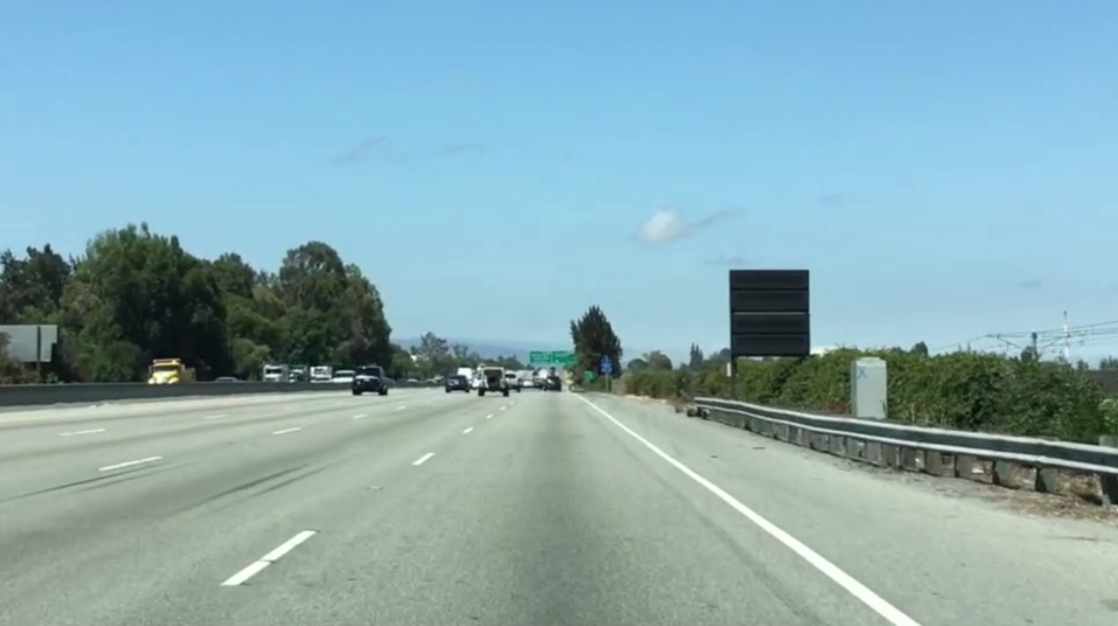
#> input picture autonomous_driving/Basic-LaneLines-detection/lane_detection_image/test.png, 1118 x 626 px
$ python lane_selection.py
#> lines starting #> are read from the running program, lines starting #| are printed output that depends on the picture; after the words box and inside, x2 and y2 are one past the last pixel; in counts of white or black regions, pixels touching at a corner belong together
import matplotlib.pyplot as plt
import matplotlib.image as mpimg
import numpy as np

# Read in the image
image = mpimg.imread('test.png')
#> image is the input picture: shape (626, 1118, 4) float32; mean R, G, B, A 0.534, 0.669, 0.698, 1
image = image[:,:,:-1]
#> image: shape (626, 1118, 3) float32
#print(image.shape)

ysize = image.shape[0]
#> ysize = 626
xsize = image.shape[1]
#> xsize = 1118
color_select= np.copy(image)
line_image = np.copy(image)
region_select = np.copy(image)

# Define our color criteria
red_threshold = 200/255
green_threshold = 200/255
blue_threshold = 200/255
rgb_threshold = [red_threshold, green_threshold, blue_threshold]

# Define a triangle region of interest
left_bottom = [150, 628]
right_bottom = [1000, 628]
apex = [600, 300]
# left_bottom = [0, 539]
# right_bottom = [900, 539]
# apex = [475, 320]

fit_left = np.polyfit((left_bottom[0], apex[0]), (left_bottom[1], apex[1]), 1)
fit_right = np.polyfit((right_bottom[0], apex[0]), (right_bottom[1], apex[1]), 1)
fit_bottom = np.polyfit((left_bottom[0], right_bottom[0]), (left_bottom[1], right_bottom[1]), 1)

# Mask pixels below the threshold
color_thresholds = (image[:,:,0] < rgb_threshold[0]) | \
                    (image[:,:,1] < rgb_threshold[1]) | \
                    (image[:,:,2] < rgb_threshold[2])
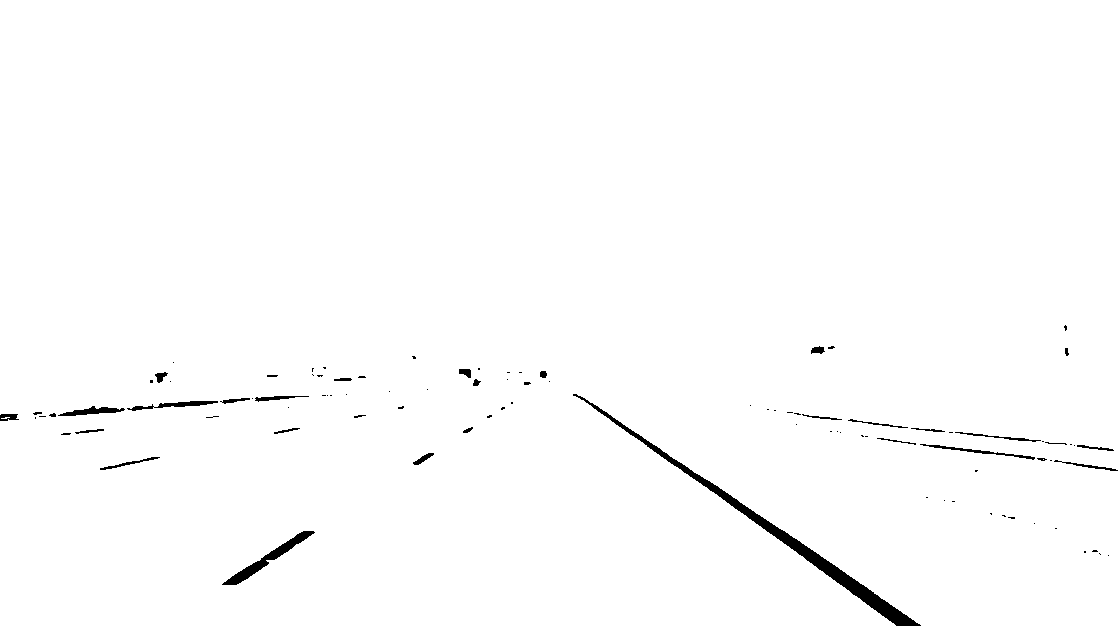
#> color_thresholds: shape (626, 1118) bool; 99% white; 95 black regions (63 under 20 px), largest, box (x1, y1, x2, y2) and area: (573, 394, 921, 626) 3372, (222, 531, 315, 585) 842, (127, 401, 218, 411) 319

# Find the region inside the lines
XX, YY = np.meshgrid(np.arange(0, xsize), np.arange(0, ysize))
region_thresholds = (YY > (XX*fit_left[0] + fit_left[1])) & \
                    (YY > (XX*fit_right[0] + fit_right[1])) & \
                    (YY < (XX*fit_bottom[0] + fit_bottom[1]))
# Mask color selection
color_select[color_thresholds] = [0,0,0]
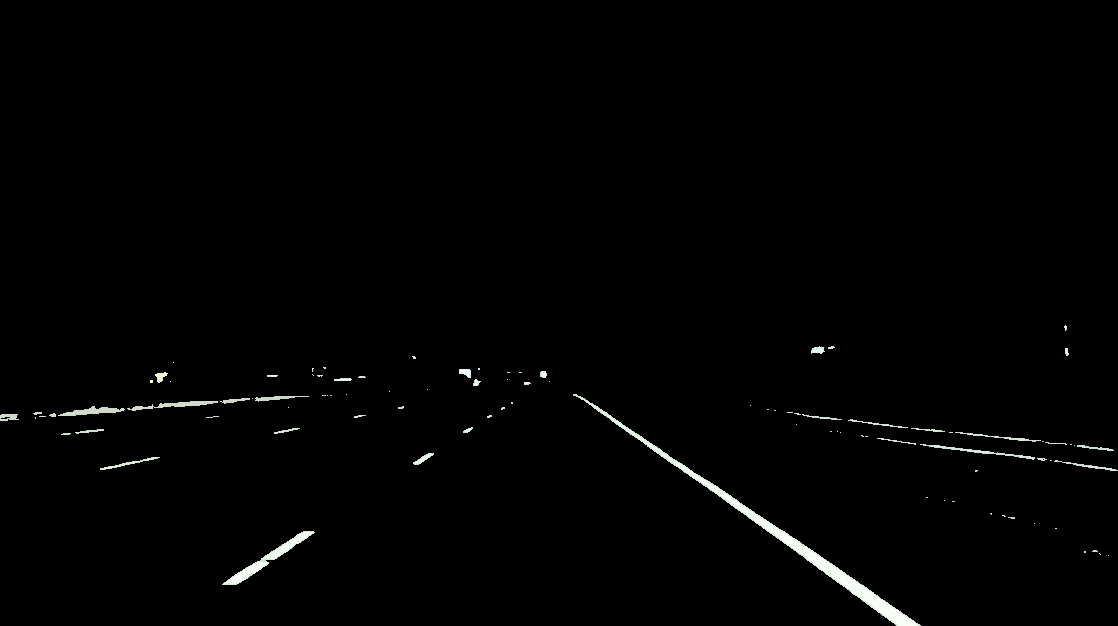
#> color_select: shape (626, 1118, 3) float32; mean R, G, B 0.0092, 0.00962, 0.00921
region_select[region_thresholds] = [1, 0, 0]
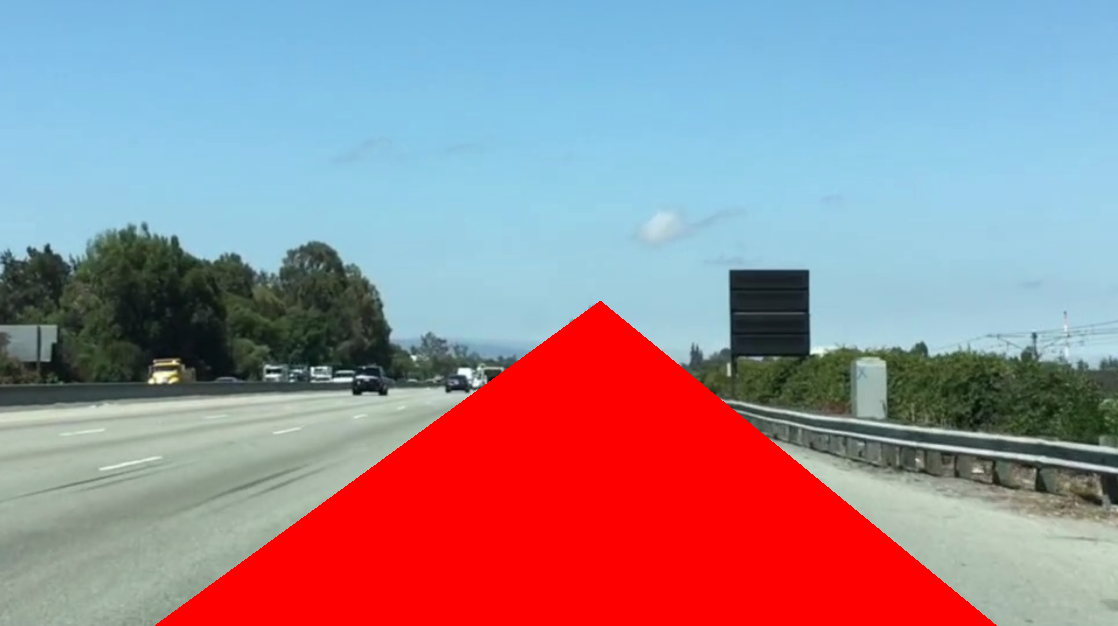
#> region_select: shape (626, 1118, 3) float32; mean R, G, B 0.612, 0.539, 0.579
plt.imshow(region_select)
plt.show()
# Find where image is both colored right and in the region
line_image[~color_thresholds & region_thresholds] = [1,0,0]
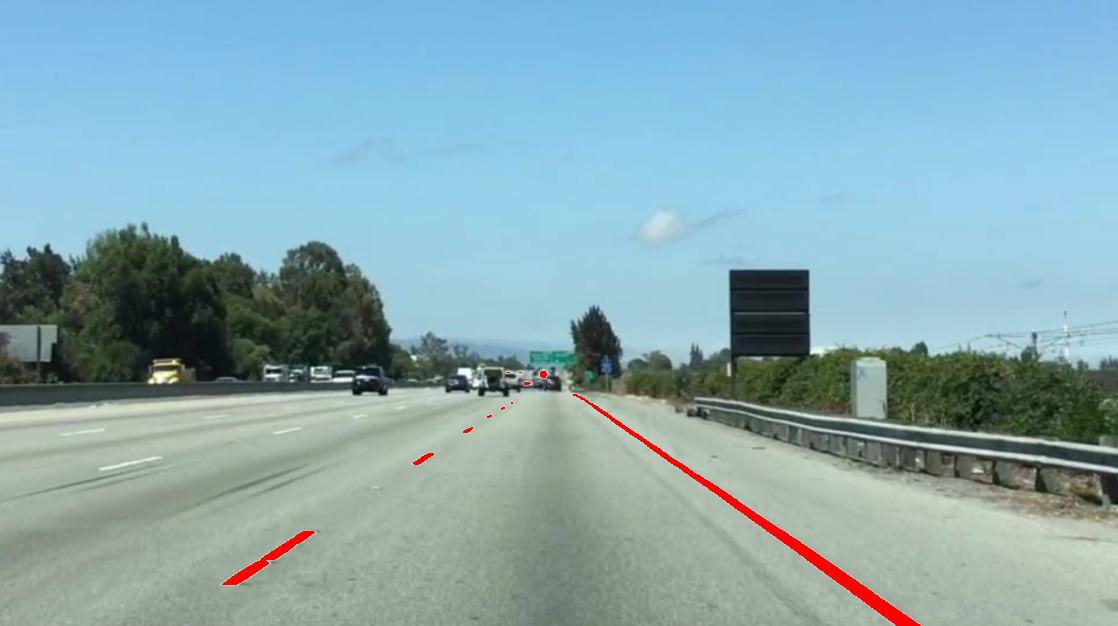
#> line_image: shape (626, 1118, 3) float32; mean R, G, B 0.535, 0.663, 0.692

# Display our two output images
plt.imshow(color_select)
plt.show()
plt.imshow(line_image)
plt.show()

$ run again, with autonomous_driving/Basic-LaneLines-detection/lane_detection_image/exit-ramp.jpg saved as autonomous_driving/Basic-LaneLines-detection/lane_detection_image/test.png
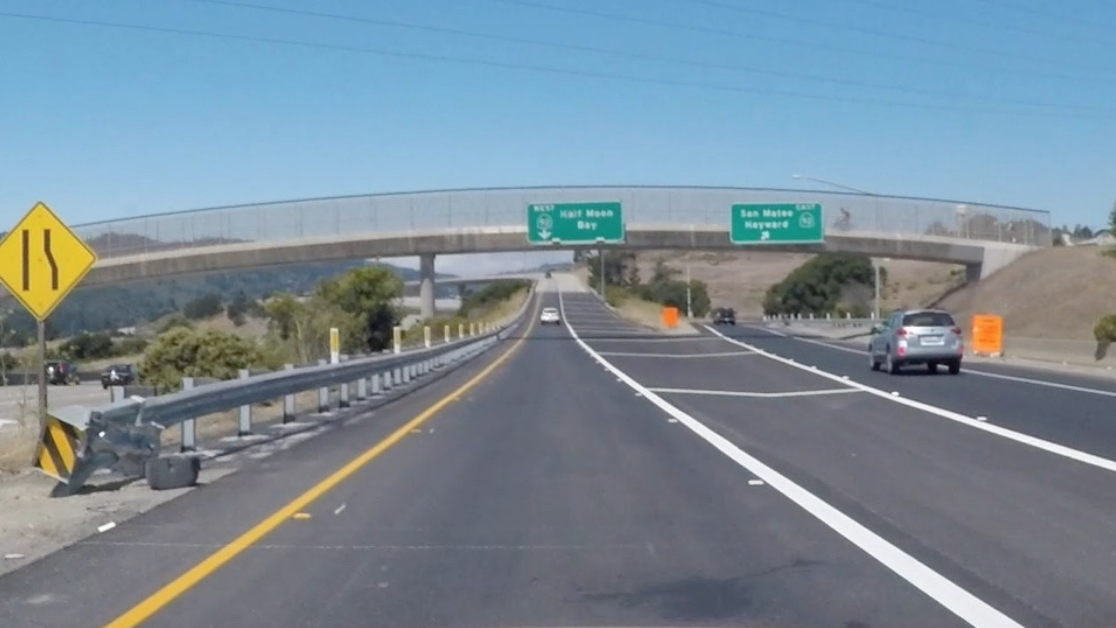
#> input picture autonomous_driving/Basic-LaneLines-detection/lane_detection_image/exit-ramp.jpg, 1116 x 628 px
#> image is the input picture: shape (628, 1116, 4) float32; mean R, G, B, A 0.479, 0.549, 0.598, 1
#> image: shape (628, 1116, 3) float32
#> `color_thresholds = (image[:,:,0] < rgb_threshold[0]) | \ (image[:,:,1]..`:
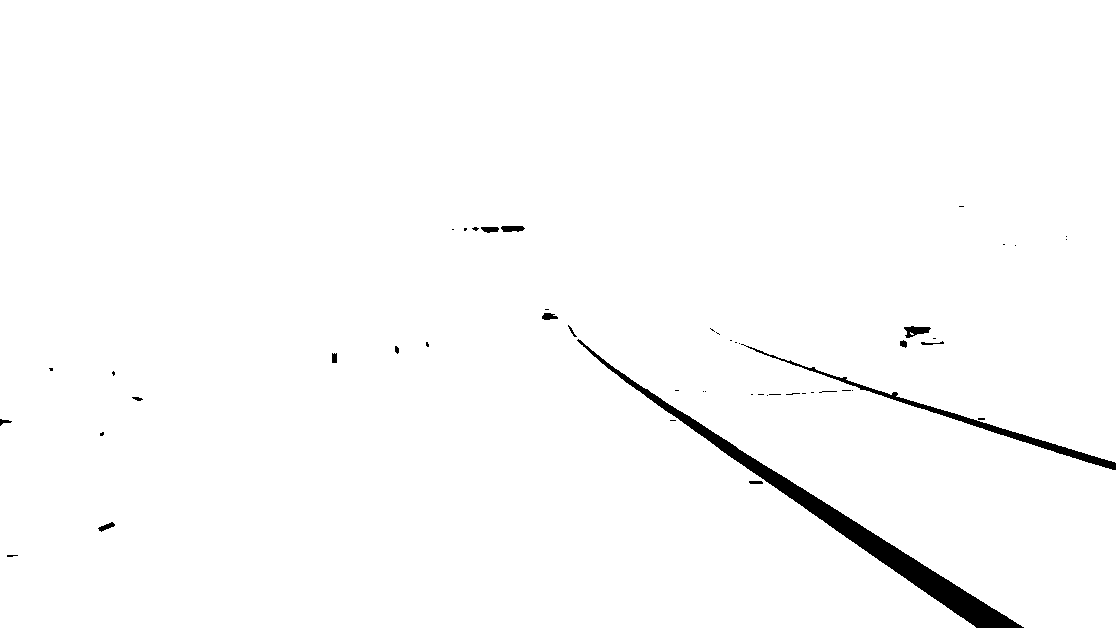
#> color_thresholds: shape (628, 1116) bool; 98.5% white; 50 black regions (35 under 20 px), largest, box (x1, y1, x2, y2) and area: (577, 339, 1024, 628) 7243, (741, 344, 1116, 470) 1928, (904, 326, 931, 338) 189
#> region_select: shape (628, 1116, 3) float32; mean R, G, B 0.591, 0.461, 0.501
#> `line_image[~color_thresholds & region_thresholds] = [1,0,0]`:
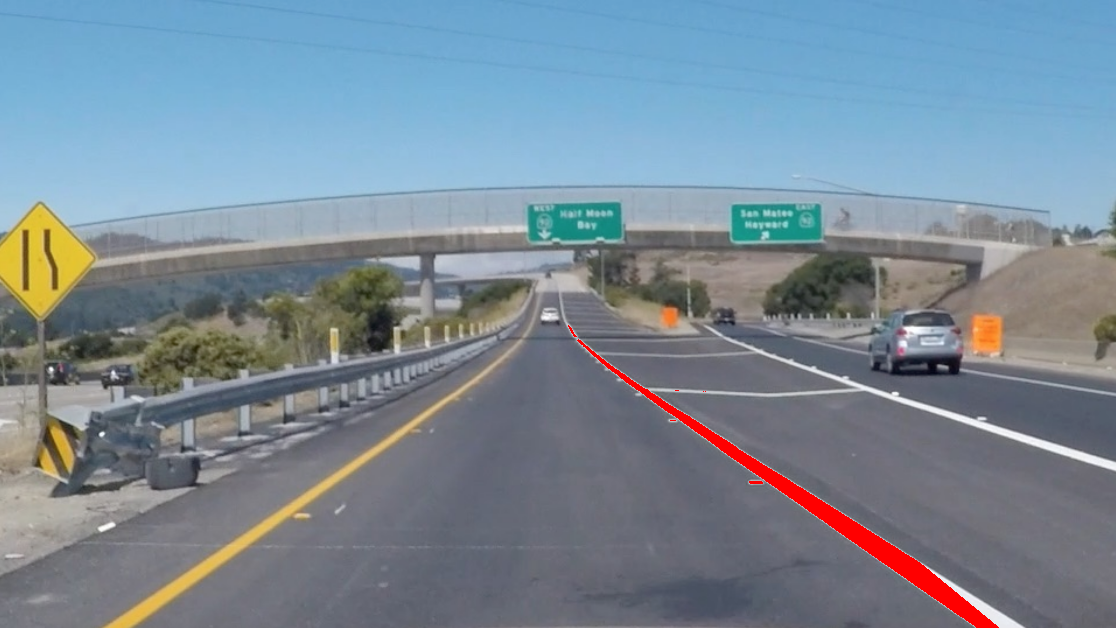
#> line_image: shape (628, 1116, 3) float32; mean R, G, B 0.479, 0.54, 0.589
